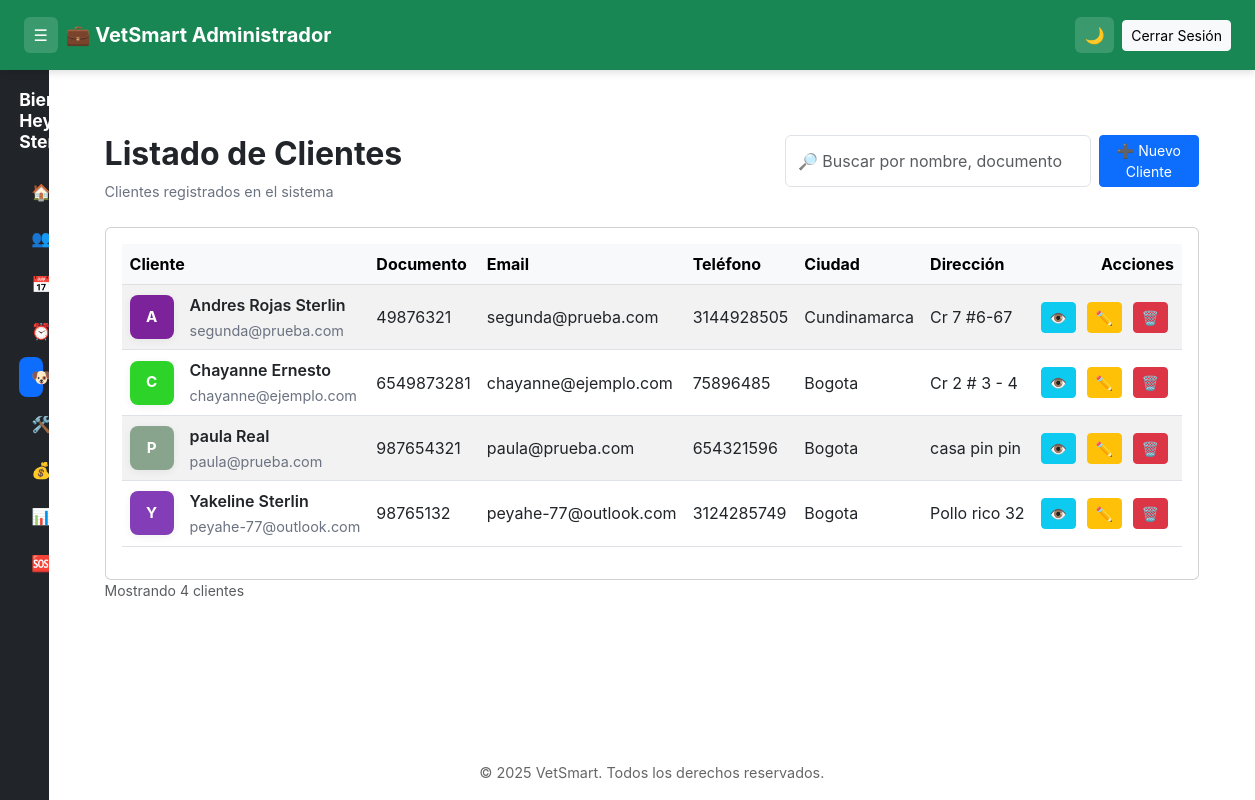
Page /vetsmart/admin/clientes (signed in) on the committed database.
### tables this page shows
CREATE TABLE `cliente_detalles` (
  `id` int(11) NOT NULL,
  `idusu` int(11) NOT NULL,
  `telefono` varchar(20) NOT NULL,
  `direccion` varchar(255) DEFAULT NULL,
  `ciudad` varchar(100) DEFAULT NULL,
  `fecha_registro` timestamp NOT NULL DEFAULT current_timestamp()
);

CREATE TABLE `usuarios` (
  `id` int(11) NOT NULL,
  `docusu` varchar(50) NOT NULL,
  `nombre` varchar(80) NOT NULL,
  `apellido` varchar(80) NOT NULL,
  `email` varchar(150) NOT NULL,
  `telefono` varchar(30) DEFAULT NULL,
  `password` varchar(255) NOT NULL,
  `role_id` int(11) NOT NULL,
  `estado` tinyint(1) DEFAULT 1,
  `creado_en` timestamp NOT NULL DEFAULT current_timestamp(),
  `reset_token` varchar(64) NOT NULL,
  `reset_expira` datetime DEFAULT NULL
);

### app/controllers/ClientesController.php (called while the page is built, shortened)
<?php
require_once APP_ROOT . '/models/Cliente.php';
class ClientesController extends Controller {
    private $clienteModel;
    public function __construct($pdo) {
        $this->clienteModel = new Cliente($pdo);
    }
    public function index() {
        $clientes = $this->clienteModel->getAll();
        $this->view('admin/clientes/index', ['clientes' => $clientes], 'main_admin');
    }
}

### app/models/Cliente.php (called while the page is built, shortened)
<?php
class Cliente {
    private $db;
    public function __construct(PDO $pdo) {
        $this->db = $pdo;
    }
    public function getAll(): array {
        try {
            $sql = "SELECT u.id AS id, u.nombre, u.apellido, u.docusu, u.email, cd.telefono, cd.direccion, cd.ciudad
                    FROM usuarios u
                    LEFT JOIN cliente_detalles cd ON u.id = cd.idusu
                    WHERE u.role_id = 6
                    ORDER BY u.nombre ASC, u.apellido ASC";
            $stmt = $this->db->query($sql);
            $rows = $stmt->fetchAll(PDO::FETCH_ASSOC);
            return $rows ?: [];
        } catch (PDOException $e) {
            error_log("Cliente::getAll error: " . $e->getMessage());
            return [];
        }
    }
}

### app/views/admin/clientes/index.php (the view, shortened to what this page needs)
<?php
$clientes = $clientes ?? [];
function avatar_color_for($text) {
    $hash = md5($text);
    $r = hexdec(substr($hash, 0, 2));
    $g = hexdec(substr($hash, 2, 2));
    $b = hexdec(substr($hash, 4, 2));
    $factor = 0.85;
    $r = (int)($r * $factor);
    $g = (int)($g * $factor);
    $b = (int)($b * $factor);
    return sprintf('#%02x%02x%02x', $r, $g, $b);
}
?>
<!doctype html>
<html lang="es">
<head>
  <link href="https://cdn.jsdelivr.net/npm/bootstrap@5.3.0/dist/css/bootstrap.min.css" rel="stylesheet">
</head>
<body>
<div class="container-fluid py-3">
  <div class="d-flex flex-column flex-md-row justify-content-between align-items-start gap-3 mb-4">
    <div>
      <h2 class="fw-bold">Listado de Clientes</h2>
      <div class="small-muted">Clientes registrados en el sistema</div>
    </div>
    <div class="d-flex gap-2">
      <input id="filterInput" type="search" class="form-control" placeholder="🔎 Buscar por nombre, documento, email o ciudad">
      <button type="button"
              class="btn btn-primary btn-sm"
              data-bs-toggle="modal"
              data-bs-target="#nuevoClienteModal">
        ➕ Nuevo Cliente
      </button>
    </div>
  </div>
  <div class="card p-3">
    <div class="card-body p-0">
      <div class="table-responsive">
        <table class="table table-striped table-hover align-middle">
            <thead class="table-light">
                <tr>
                    <th>Cliente</th>
                    <th>Documento</th>
                    <th>Email</th>
                    <th>Teléfono</th>
                    <th>Ciudad</th>
                    <th>Dirección</th>
                    <th class="text-end" style="width:200px">Acciones</th>
                </tr>
            </thead>
            <tbody id="clientesTableBody">
                <?php if (!empty($clientes)): ?>
                    <?php foreach ($clientes as $c):
                        $cid = $c['idusu'] ?? $c['id'] ?? '';
                        $nombre = trim(($c['nombre'] ?? '') . ' ' . ($c['apellido'] ?? ''));
                        $initial = strtoupper(substr(trim($c['nombre'] ?? ''), 0, 1) ?: substr($nombre ?: 'U', 0, 1));
                        $bg = avatar_color_for($nombre ?: $c['email'] ?? 'u');
                        $searchAttr = strtolower($nombre . ' ' . ($c['docusu'] ?? '') . ' ' . ($c['email'] ?? '') . ' ' . ($c['ciudad'] ?? ''));
                    ?>
                        <tr data-search="<?= htmlspecialchars($searchAttr, ENT_QUOTES) ?>">
                            <td>
                              <div class="d-flex align-items-center gap-3">
                                <div class="avatar-circle" style="background: <?= $bg ?>; border-radius:8px;"><?= htmlspecialchars($initial) ?></div>
                                <div>
                                  <div style="font-weight:600;"><?= htmlspecialchars($nombre ?: 'Sin nombre') ?></div>
                                  <div class="small-muted truncate"><?= htmlspecialchars($c['email'] ?? '') ?></div>
                                </div>
                              </div>
                            </td>
                            <td class="nowrap"><?= htmlspecialchars($c['docusu'] ?? '-') ?></td>
                            <td class="nowrap"><?= htmlspecialchars($c['email'] ?? '-') ?></td>
                            <td class="nowrap"><?= htmlspecialchars($c['telefono'] ?? '-') ?></td>
                            <td><?= htmlspecialchars($c['ciudad'] ?? '-') ?></td>
                            <td class="nowrap"><?= htmlspecialchars($c['direccion'] ?? '-') ?></td>
                            <td class="text-end actions nowrap">
                                <button type="button"
                                        class="btn btn-sm btn-info btn-view-client"
                                        data-id="<?= htmlspecialchars($cid, ENT_QUOTES) ?>"
                                        data-nombre="<?= htmlspecialchars($c['nombre'] ?? '', ENT_QUOTES) ?>"
                                        data-apellido="<?= htmlspecialchars($c['apellido'] ?? '', ENT_QUOTES) ?>"
                                        data-docusu="<?= htmlspecialchars($c['docusu'] ?? '', ENT_QUOTES) ?>"
                                        data-email="<?= htmlspecialchars($c['email'] ?? '', ENT_QUOTES) ?>"
                                        data-telefono="<?= htmlspecialchars($c['telefono'] ?? '', ENT_QUOTES) ?>"
                                        data-direccion="<?= htmlspecialchars($c['direccion'] ?? '', ENT_QUOTES) ?>"
                                        data-ciudad="<?= htmlspecialchars($c['ciudad'] ?? '', ENT_QUOTES) ?>"
                                        data-direccion="<?= htmlspecialchars($c['direccion'] ?? '', ENT_QUOTES) ?>"
                                        title="Ver">👁️</button>
                                <button type="button"
                                        class="btn btn-sm btn-warning btn-edit-client"
                                        data-id="<?= htmlspecialchars($cid, ENT_QUOTES) ?>"
                                        data-nombre="<?= htmlspecialchars($c['nombre'] ?? '', ENT_QUOTES) ?>"
                                        data-apellido="<?= htmlspecialchars($c['apellido'] ?? '', ENT_QUOTES) ?>"
                                        data-docusu="<?= htmlspecialchars($c['docusu'] ?? '', ENT_QUOTES) ?>"
                                        data-email="<?= htmlspecialchars($c['email'] ?? '', ENT_QUOTES) ?>"
                                        data-telefono="<?= htmlspecialchars($c['telefono'] ?? '', ENT_QUOTES) ?>"
                                        data-ciudad="<?= htmlspecialchars($c['ciudad'] ?? '', ENT_QUOTES) ?>"
                                        data-direccion="<?= htmlspecialchars($c['direccion'] ?? '', ENT_QUOTES) ?>"
                                        title="Editar">✏️</button>
                                <a href="/vetsmart/admin/clientes/<?= urlencode($cid) ?>/eliminar" class="btn btn-sm btn-danger" title="Eliminar"
                                   onclick="return confirm('¿Eliminar cliente?')">🗑️</a>
                            </td>
                        </tr>
                    <?php endforeach; ?>
                <?php else: ?>
                    <tr>
                        <td colspan="6" class="text-center py-4">No hay clientes registrados.</td>
                    </tr>
                <?php endif; ?>
            </tbody>
        </table>
      </div>
    </div>
  </div>
  <div class="text-muted small">Mostrando <span id="rowsCount"><?= count($clientes) ?></span> clientes</div>
</div>
</body>
</html>

### app/views/layouts/main_admin.php (style rules this page uses)
body { display: flex; flex-direction: column; min-height: 100vh; background: #f8f9fa; margin: 0; transition: background-color 0.3s, color 0.3s; }

### app/views/admin/clientes/index.php (style rules this page uses)
body { font-family: Inter, system-ui, -apple-system, "Segoe UI", Roboto, Arial; }
.avatar-circle { width:44px; height:44px; border-radius:10px; display:inline-flex; align-items:center; justify-content:center; color:#fff; font-weight:700; font-size:0.95rem; box-shadow: 0 2px 8px rgba(10,20,40,0.06); }
.small-muted { color:#6b7280; font-size:0.9rem; }
.actions .btn { margin-right:6px; }
.nowrap { white-space: nowrap; }
.truncate { max-width: 180px; overflow: hidden; text-overflow: ellipsis; white-space: nowrap; display:inline-block; vertical-align:middle; }

### rows in the picture
cliente_detalles: idusu.nombre "A", idusu.apellido "Andres Rojas Sterlin", idusu.email "segunda@prueba.com", idusu.docusu "49876321", telefono "3144928505", ciudad "Cundinamarca", direccion "Cr 7 #6-67"
cliente_detalles: idusu.nombre "C", idusu.apellido "Chayanne Ernesto", idusu.email "chayanne@ejemplo.com", idusu.docusu "6549873281", telefono "75896485", ciudad "Bogota", direccion "Cr 2 # 3 - 4"
cliente_detalles: idusu.nombre "P", idusu.apellido "paula Real", idusu.email "paula@prueba.com", idusu.docusu "987654321", telefono "654321596", ciudad "Bogota", direccion "casa pin pin"
cliente_detalles: idusu.nombre "Y", idusu.apellido "Yakeline Sterlin", idusu.email "peyahe-77@outlook.com", idusu.docusu "98765132", telefono "3124285749", ciudad "Bogota", direccion "Pollo rico 32"

### other values in the picture
count($clientes) "4"
